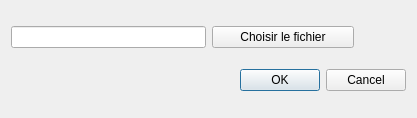
<?xml version="1.0" encoding="UTF-8"?>
<ui version="4.0">
 <class>FileImportDialog</class>
 <widget class="QDialog" name="FileImportDialog">
  <property name="geometry">
   <rect>
    <x>0</x>
    <y>0</y>
    <width>417</width>
    <height>118</height>
   </rect>
  </property>
  <property name="windowTitle">
   <string>Dialog</string>
  </property>
  <layout class="QGridLayout" name="gridLayout" columnstretch="0,0">
   <item row="0" column="0">
    <widget class="QLineEdit" name="fileLineEdit"/>
   </item>
   <item row="2" column="1">
    <widget class="QDialogButtonBox" name="buttonBox">
     <property name="orientation">
      <enum>Qt::Horizontal</enum>
     </property>
     <property name="standardButtons">
      <set>QDialogButtonBox::Cancel|QDialogButtonBox::Ok</set>
     </property>
    </widget>
   </item>
   <item row="0" column="1">
    <widget class="QPushButton" name="choirlefichier">
     <property name="maximumSize">
      <size>
       <width>142</width>
       <height>16777215</height>
      </size>
     </property>
     <property name="text">
      <string>Choisir le fichier</string>
     </property>
    </widget>
   </item>
  </layout>
 </widget>
 <resources/>
 <connections>
  <connection>
   <sender>buttonBox</sender>
   <signal>accepted()</signal>
   <receiver>FileImportDialog</receiver>
   <slot>accept()</slot>
   <hints>
    <hint type="sourcelabel">
     <x>248</x>
     <y>254</y>
    </hint>
    <hint type="destinationlabel">
     <x>157</x>
     <y>274</y>
    </hint>
   </hints>
  </connection>
  <connection>
   <sender>buttonBox</sender>
   <signal>rejected()</signal>
   <receiver>FileImportDialog</receiver>
   <slot>reject()</slot>
   <hints>
    <hint type="sourcelabel">
     <x>316</x>
     <y>260</y>
    </hint>
    <hint type="destinationlabel">
     <x>286</x>
     <y>274</y>
    </hint>
   </hints>
  </connection>
 </connections>
</ui>
